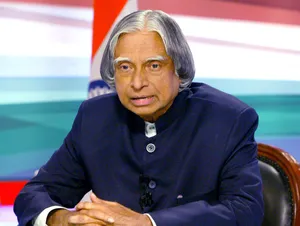
#> input picture ML Lab/FACIAL RECOGNITION APPLICATION/Kalam.webp, 300 x 226 px, found by its file name
$ python 'FACIAL RECOGNITION APPLICATION.py'
#> lines starting #> are read from the running program, lines starting #| are printed output that depends on the picture; after the words box and inside, x2 and y2 are one past the last pixel; in counts of white or black regions, pixels touching at a corner belong together
import cv2

# Path to the Haar Cascade XML file for frontal face detection
# Adjust this path according to your actual file location
face_cascade_path = 'FACIAL RECOGNITION APPLICATION\haarcascade_frontalface_default.xml'

# Load the Haar Cascade classifier for face detection
face_cascade = cv2.CascadeClassifier(face_cascade_path)

# Load the image
img_path = 'FACIAL RECOGNITION APPLICATION\Kalam.webp'
img = cv2.imread(img_path)
#> img is the input picture: shape (226, 300, 3); mean B, G, R 130.1, 120, 123.4

# Convert image to grayscale
gray = cv2.cvtColor(img, cv2.COLOR_BGR2GRAY)
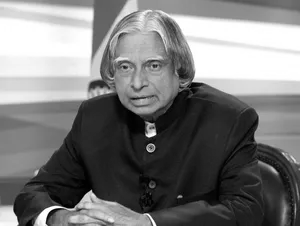
#> gray: shape (226, 300); min 0, max 255, mean 122.2

# Detect faces in the image
faces = face_cascade.detectMultiScale(gray, scaleFactor=1.1, minNeighbors=5)
#> faces = [[106, 41, 70, 70]]

# Draw rectangles around the detected faces
for (x, y, w, h) in faces:
    cv2.rectangle(img, (x, y), (x + w, y + h), (255, 0, 0), 2)
#> this loop made 1 pass
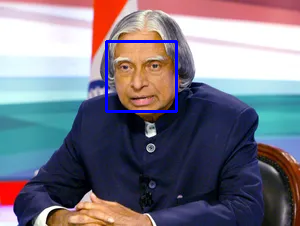
#> img: shape (226, 300, 3); 1.23% of pixels changed, all inside (x1, y1, x2, y2) = (105, 40, 178, 113)

# Display the image with rectangles around faces
cv2.imshow('img', img)

# Wait for any key to be pressed
cv2.waitKey(0)

# Close all OpenCV windows
cv2.destroyAllWindows()
